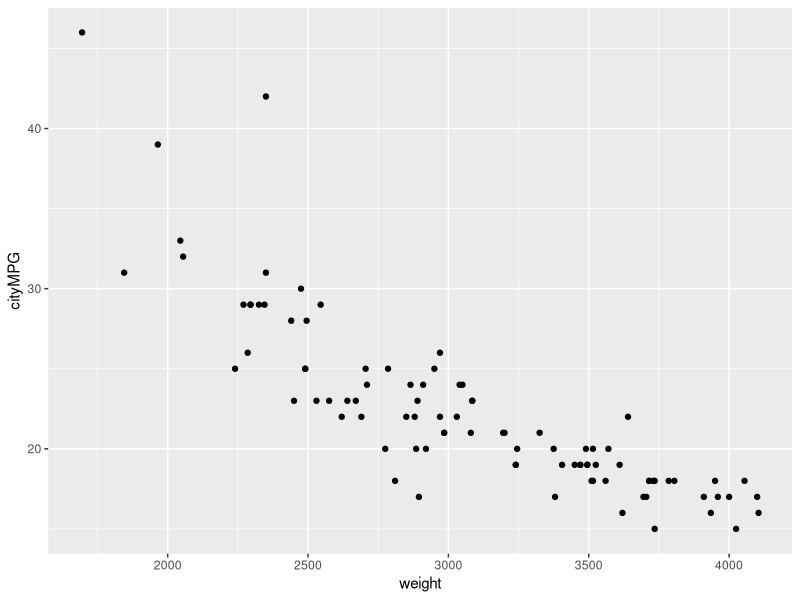
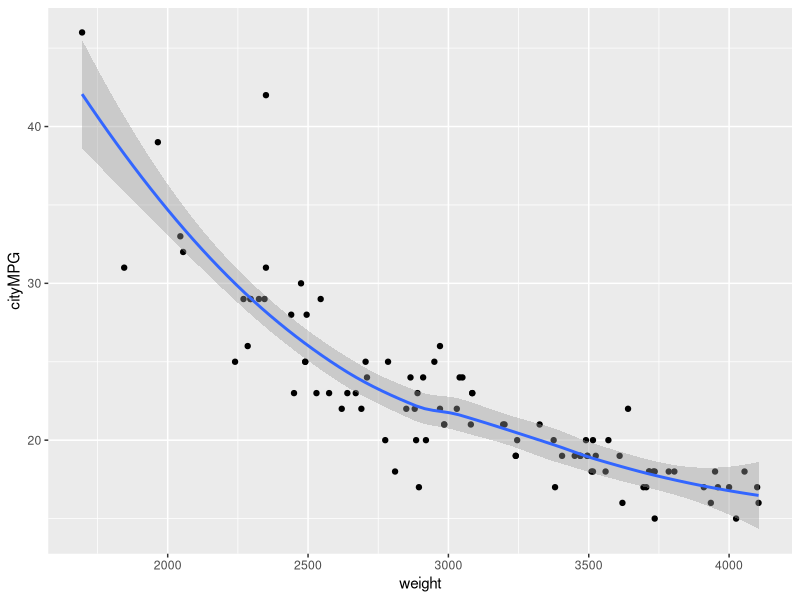
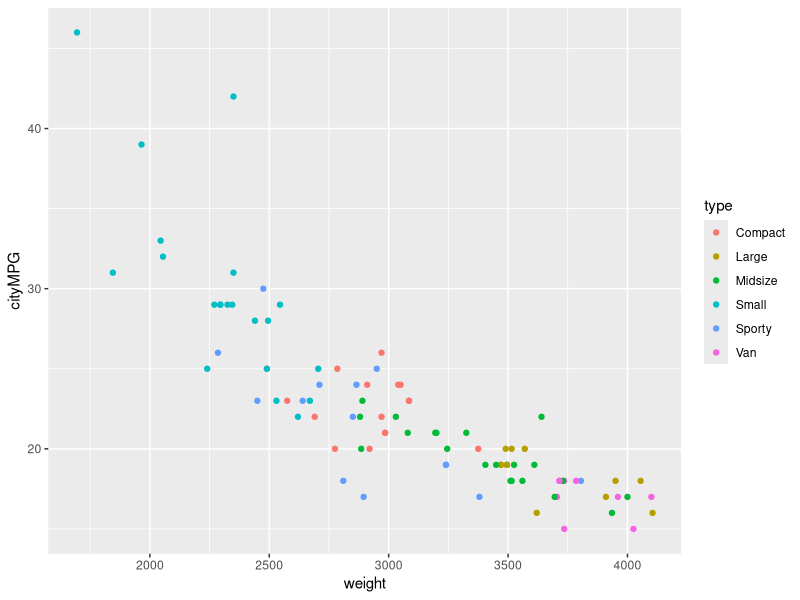
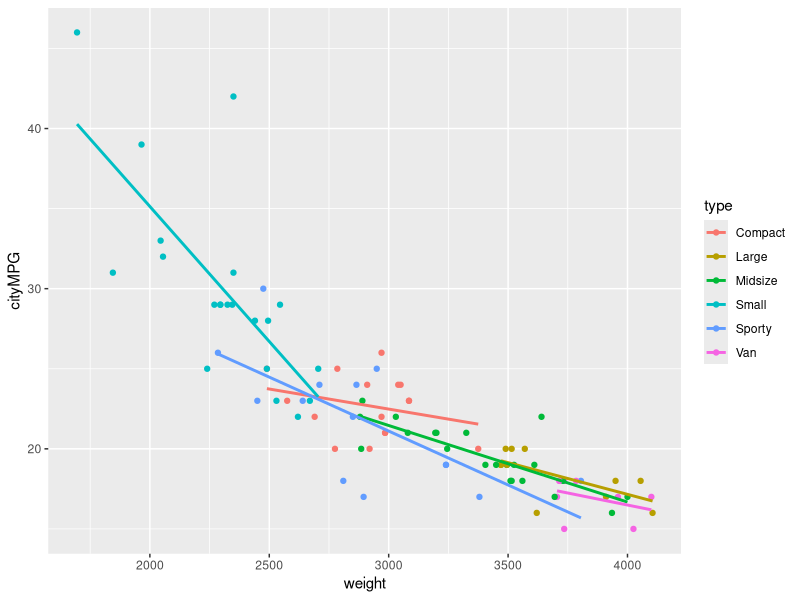
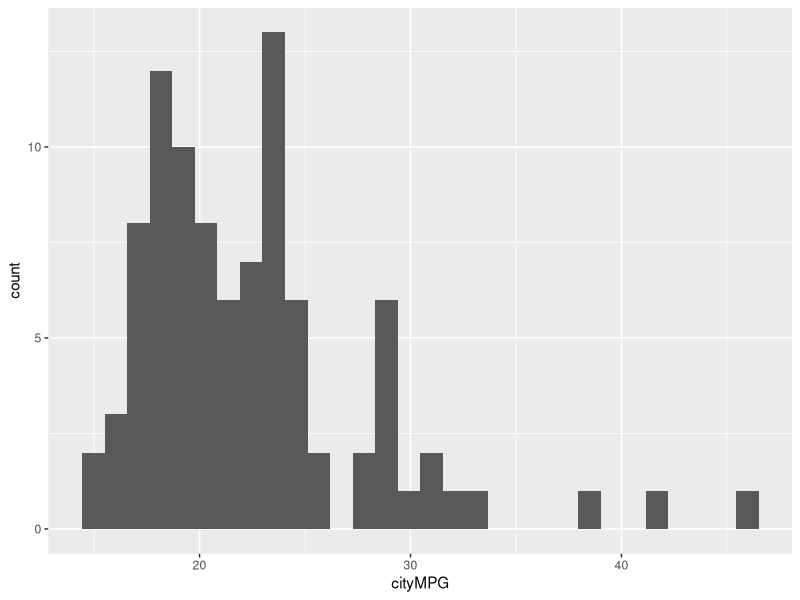
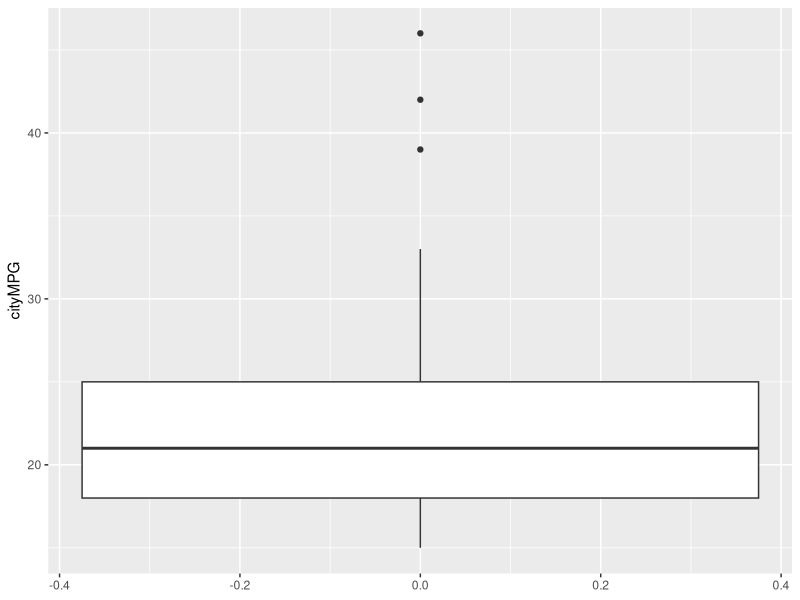
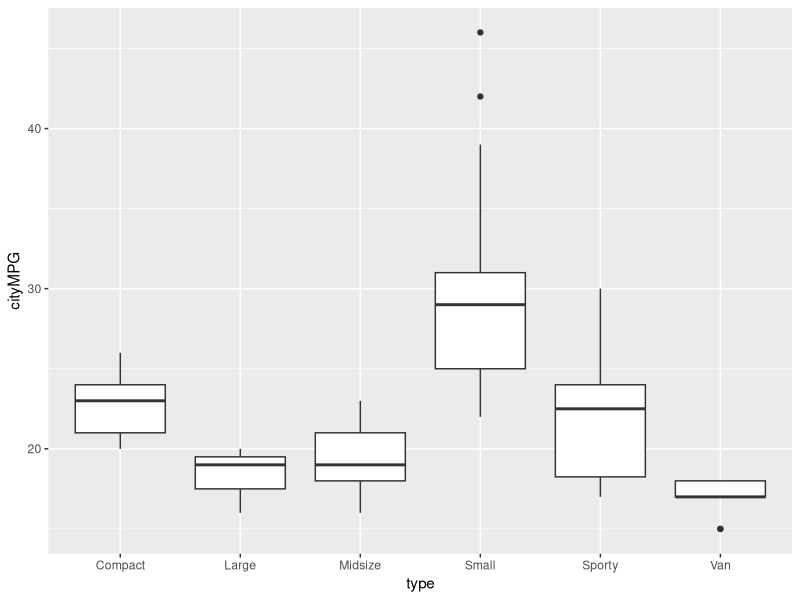
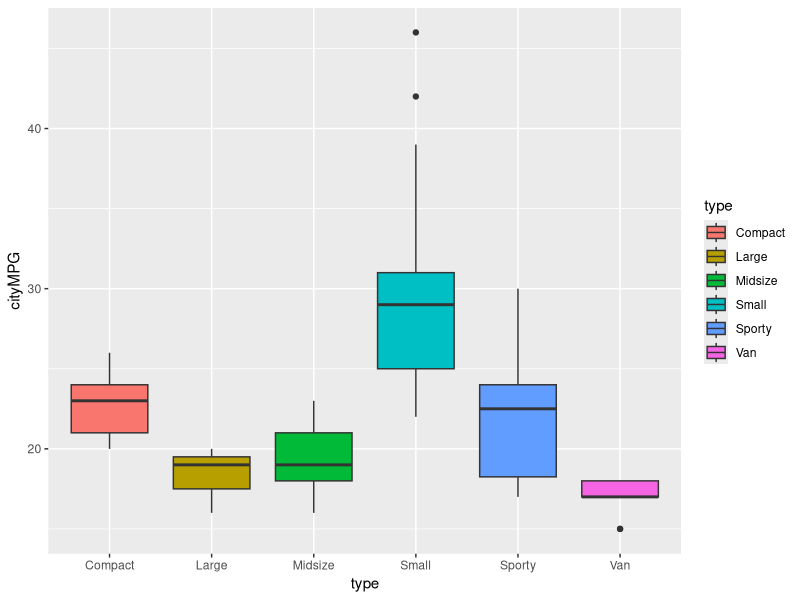

These figures' R source, in order:
## ---- chunk 1
knitr::opts_chunk$set(echo = TRUE)
## ---- chunk 2
cars <- read.csv("../data/cars93.csv")
## ---- chunk 3
head(cars)
## ---- chunk 4
summary(cars)
## ---- chunk 5
library(ggplot2)
## ---- chunk 6
ggplot(cars, aes(x = weight, y = cityMPG)) + 
  geom_point()
## ---- chunk 7
ggplot(cars, aes(weight, cityMPG)) + 
  geom_point() + 
  geom_smooth()
## ---- chunk 8
ggplot(cars, aes(weight, cityMPG, color = type)) + 
  geom_point()
## ---- chunk 9
ggplot(cars, aes(weight, cityMPG,color=type)) + 
  geom_point() + 
  geom_smooth(se=FALSE,method="lm")
## ---- chunk 10
ggplot(cars, aes(x=cityMPG)) + 
  geom_histogram()
## ---- chunk 11
ggplot(cars, aes(y=cityMPG)) + 
  geom_boxplot()
## ---- chunk 12
ggplot(cars, aes(x=type,y=cityMPG)) + 
  geom_boxplot()

## ---- chunk 13
ggplot(cars, aes(type,cityMPG,fill=type)) + 
  geom_boxplot()

## ---- chunk 14
ggplot(cars, aes(type)) +
    geom_bar()
## ---- chunk 15
ggplot(cars, aes(type,fill=type)) +
    geom_bar()
## ---- chunk 16
ggplot(cars, aes(type,fill=fuelEco)) +
    geom_bar()
## ---- chunk 17
ggplot(cars, aes(type,fill=fuelEco)) +
    geom_bar(position = "dodge")
## ---- chunk 18
ggplot(cars, aes(weight, cityMPG,color=type)) + 
  geom_point() +
  ylab("Miles per gallon") +
  xlab("Weight (kg)") +
  ggtitle("Mileage of cars v.s. their weight")
## ---- chunk 19
ggplot(cars, aes(weight, cityMPG,color=type)) + 
  geom_point() +
  ylab("Miles per gallon") +
  xlab("Weight (kg)") +
  ggtitle("Mileage of cars v.s. their weight") +
  theme_classic()
## ---- chunk 20
p1<-ggplot(CO2,aes(x=uptake))+geom_histogram()
p1
## ---- chunk 21
p2<-ggplot(CO2,aes(x=Treatment,y=uptake,fill=Treatment))+geom_boxplot()
p2
## ---- chunk 22
p3<-ggplot(CO2,aes(x=conc,y=uptake,color=Treatment,shape=Treatment))+geom_point()
p3
## ---- chunk 23
p4<-p3+geom_smooth()
p4
